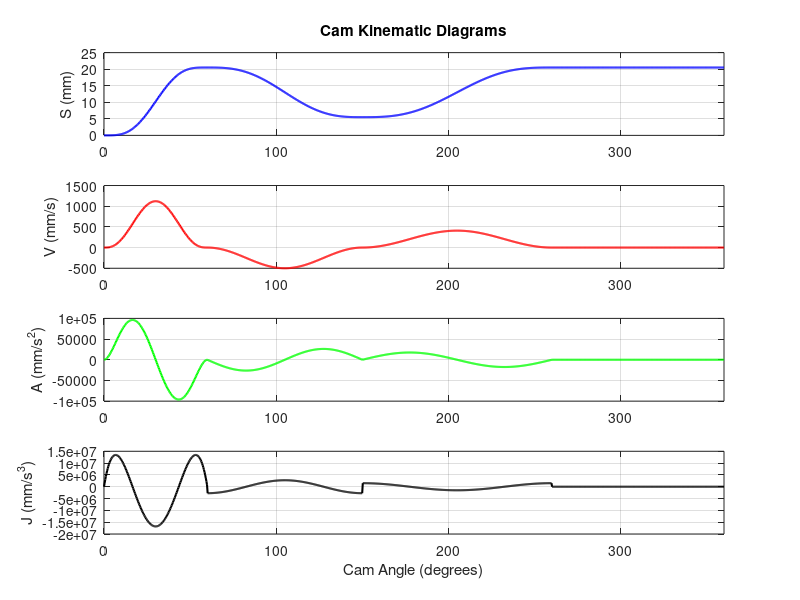

Recreate this plot in MATLAB.
% =========================================================================
% Cam Design - S V A J Diagrams
% Author: Aliakbar Hoveydapour
%
% Multi-segment cam motion synthesis:
%   Segment 1 (0-60 deg)    : 4-5-6-7 Polynomial Rise   (0 -> 20.5 mm)
%   Segment 2 (60-150 deg)  : Cycloidal Return           (20.5 -> 5.5 mm)
%   Segment 3 (150-260 deg) : Cycloidal Rise              (5.5 -> 20.5 mm)
%   Segment 4 (260-360 deg) : Dwell                       (20.5 mm)
%
% =========================================================================

clear; clc; close all;

omega = 250 * (2 * pi / 60);   % cam angular velocity, rad/s (250 rpm)

% Segment angular spans (radians)
beta1 = deg2rad(60);    % Segment 1: polynomial rise
beta2 = deg2rad(90);    % Segment 2: cycloidal return
beta3 = deg2rad(110);   % Segment 3: cycloidal rise
beta4 = deg2rad(100);   % Segment 4: dwell

% Lift values (mm)
h1_rise   = 20.5;   % total rise, segment 1 (0 -> 20.5)
h2_fall   = 15.0;   % total fall, segment 2 (20.5 -> 5.5)
h3_rise   = 15.0;   % total rise, segment 3 (5.5 -> 20.5)
S_dwell   = 20.5;   % dwell height, segment 4

% Angle grid
N = 1000;
theta_deg = linspace(0, 360, N);
S_vals = zeros(1, N);
V_vals = zeros(1, N);
A_vals = zeros(1, N);
J_vals = zeros(1, N);

for i = 1:N
    d = theta_deg(i);

    if d <= 60
        % --- Segment 1: 4-5-6-7 Polynomial Rise ---
        theta = deg2rad(d);
        x = theta / beta1;
        S_vals(i) =  h1_rise * (35*x^4 - 84*x^5 + 70*x^6 - 20*x^7);
        V_vals(i) =  h1_rise * (omega/beta1)   * (140*x^3 - 420*x^4 + 420*x^5 - 140*x^6);
        A_vals(i) =  h1_rise * (omega/beta1)^2 * (420*x^2 - 1680*x^3 + 2100*x^4 - 840*x^5);
        J_vals(i) =  h1_rise * (omega/beta1)^3 * (840*x - 5040*x^2 + 8400*x^3 - 4200*x^4);

    elseif d <= 150
        % --- Segment 2: Cycloidal Return (fall) ---
        theta = deg2rad(d - 60);
        x = theta / beta2;
        S_vals(i) = h1_rise - h2_fall * (x - (1/(2*pi))*sin(2*pi*x));
        V_vals(i) = -h2_fall * (omega/beta2)   * (1 - cos(2*pi*x));
        A_vals(i) = -h2_fall * (omega/beta2)^2 * (2*pi*sin(2*pi*x));
        J_vals(i) = -h2_fall * (omega/beta2)^3 * (4*pi^2*cos(2*pi*x));

    elseif d <= 260
        % --- Segment 3: Cycloidal Rise (was SHM; changed to fix
        %     acceleration discontinuity, see header note) ---
        theta = deg2rad(d - 150);
        x = theta / beta3;
        S_vals(i) = (h1_rise - h2_fall) + h3_rise * (x - (1/(2*pi))*sin(2*pi*x));
        V_vals(i) =  h3_rise * (omega/beta3)   * (1 - cos(2*pi*x));
        A_vals(i) =  h3_rise * (omega/beta3)^2 * (2*pi*sin(2*pi*x));
        J_vals(i) =  h3_rise * (omega/beta3)^3 * (4*pi^2*cos(2*pi*x));

    else
        % --- Segment 4: Dwell ---
        S_vals(i) = S_dwell;
        V_vals(i) = 0;
        A_vals(i) = 0;
        J_vals(i) = 0;
    end
end

% ---------------------- Plotting: S V A J ----------------------
figure('Position', [100, 100, 600, 800]);

subplot(4, 1, 1);
plot(theta_deg, S_vals, 'b', 'LineWidth', 1.5);
ylabel('S (mm)');
title('Cam Kinematic Diagrams');
grid on; xlim([0 360]);

subplot(4, 1, 2);
plot(theta_deg, V_vals, 'r', 'LineWidth', 1.5);
ylabel('V (mm/s)');
grid on; xlim([0 360]);

subplot(4, 1, 3);
plot(theta_deg, A_vals, 'g', 'LineWidth', 1.5);
ylabel('A (mm/s^2)');
grid on; xlim([0 360]);

subplot(4, 1, 4);
plot(theta_deg, J_vals, 'k', 'LineWidth', 1.5);
ylabel('J (mm/s^3)');
xlabel('Cam Angle (degrees)');
grid on; xlim([0 360]);

% ---------------------- Save figure ----------------------
saveas(gcf, 'SVAJ_diagrams.png');
